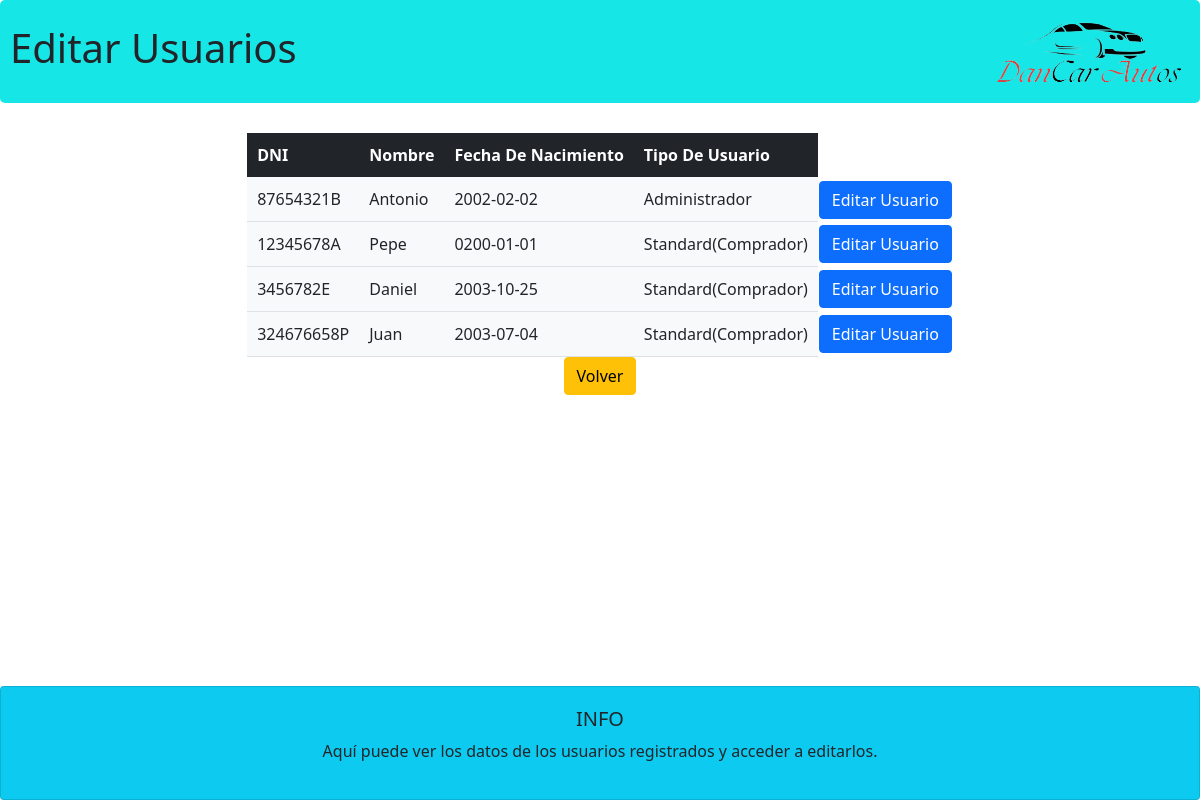
Before: /usuarios.php with the older database file.
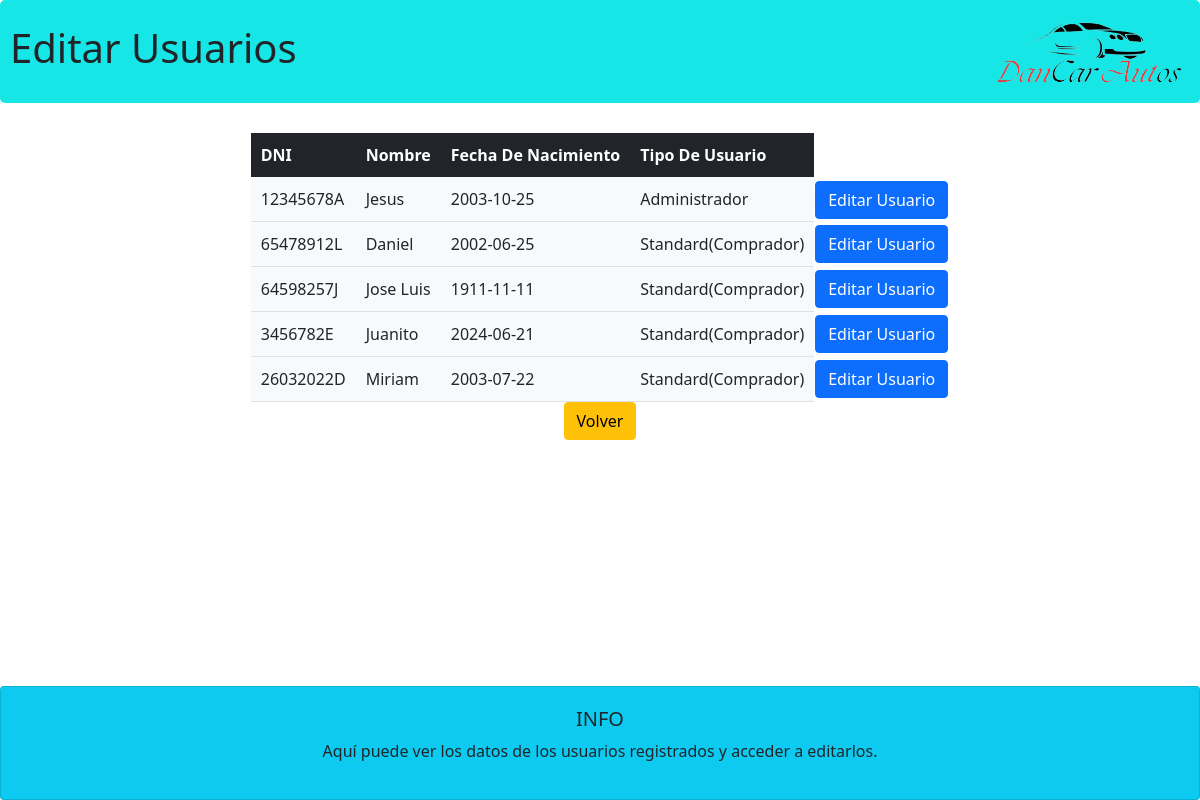
After: the same page with the newer database file.
### tables this page shows
CREATE TABLE `usuarios` (
  `ID_usu` int(11) NOT NULL,
  `Rol` int(11) NOT NULL,
  `Nombre` varchar(100) NOT NULL,
  `fecha_nac` date NOT NULL,
  `contraseña` varchar(100) DEFAULT NULL,
  `dni` varchar(100) DEFAULT NULL
);

### usuarios.php (the view, shortened to what this page needs)
<!DOCTYPE html>
<html lang="en">
<head>
    <link href="https://cdn.jsdelivr.net/npm/bootstrap@5.1.3/dist/css/bootstrap.min.css" rel="stylesheet">
    <link rel="stylesheet" href="css/estilos.css">
</head>
<body>
    <header>
        <h1>Editar Usuarios</h1>
        <img src="img/logo2.png" class="logo">
    </header>
    <?php
    require "conexion.php";
    if(!isset($_GET['id'])){
        $sql="SELECT * FROM usuarios";
        $resultado=$mysqli->query($sql);
        ?>
        <div class="container">
            <table>
                <thead>
                    <tr class="bg-dark">
                        <th style="color:white; padding:10px;">DNI</th>
                        <th style="color:white; padding:10px;">Nombre</th>
                        <th style="color:white; padding:10px;">Fecha de Nacimiento</th>
                        <th style="color:white; padding:10px;">Tipo de Usuario</th>
                    </tr>
                </thead>
                <tbody>
                    <?php
                        while($fila = $resultado->fetch_assoc()){
                            $rol=$fila["Rol"];
                            echo "<tr>";
                            echo "<td class='bg-light border-bottom' style='padding:10px;'>$fila[dni]</td>";
                            echo "<td class='bg-light border-bottom' style='padding:10px;'>$fila[Nombre]</td>";
                            echo "<td class='bg-light border-bottom' style='padding:10px;'>$fila[fecha_nac]</td>";
                            if($rol>0){
                                echo "<td class='bg-light border-bottom' style='padding:10px;'>Administrador</td>";
                            } else {
                                echo "<td class='bg-light border-bottom' style='padding:10px;'>Standard(comprador)</td>";
                            }
                            ?>
                            <td><a href="usuarios.php?id=<?php echo $fila['ID_usu'];?>" class="btn btn-primary">Editar usuario</a></td>
                            <?php
                            echo "</tr>";
                        }
                    ?>
                </tbody>
            </table>
            <p><a href="admin.html" class="btn btn-warning">Volver</a></p>
        </div>
        <footer class="card fixed-bottom text-center bg-info">
            <h5>INFO</h5>
            <p>Aquí puede ver los datos de los usuarios registrados y acceder a editarlos.</p>
        </footer>
        <?php
    }
    ?>
</body>
</html>

### css/estilos.css (style rules this page uses)
body { font-family:'Segoe UI', Tahoma, Geneva, Verdana, sans-serif; background-image: url('../img/fondo.jpg'); background-size: cover; max-width:100%; }
header { background-color:rgb(23, 230, 230); display: flex; justify-content: space-between; padding: 10px; flex-direction: row; align-items: center; border-radius: 5px; }
.logo { max-width:200px; }
.container { display: flex; flex-direction: column; justify-content: center; align-items: center; margin-top: 30px; }
table { text-transform: capitalize; }
footer { padding:20px; background-color:rgb(23, 230, 230); }

Changed rows visible on the page:
removed usuarios: dni "87654321B", Nombre "Antonio", fecha_nac "2002-02-02", Rol "Administrador"
removed usuarios: dni "12345678A", Nombre "Pepe", fecha_nac "0200-01-01", Rol "Standard(Comprador)"
removed usuarios: dni "3456782E", Nombre "Daniel", fecha_nac "2003-10-25", Rol "Standard(Comprador)"
removed usuarios: dni "324676658P", Nombre "Juan", fecha_nac "2003-07-04", Rol "Standard(Comprador)"
added usuarios: dni "12345678A", Nombre "Jesus", fecha_nac "2003-10-25", Rol "Administrador"
added usuarios: dni "65478912L", Nombre "Daniel", fecha_nac "2002-06-25", Rol "Standard(Comprador)"
added usuarios: dni "64598257J", Nombre "Jose Luis", fecha_nac "1911-11-11", Rol "Standard(Comprador)"
added usuarios: dni "3456782E", Nombre "Juanito", fecha_nac "2024-06-21", Rol "Standard(Comprador)"
added usuarios: dni "26032022D", Nombre "Miriam", fecha_nac "2003-07-22", Rol "Standard(Comprador)"
